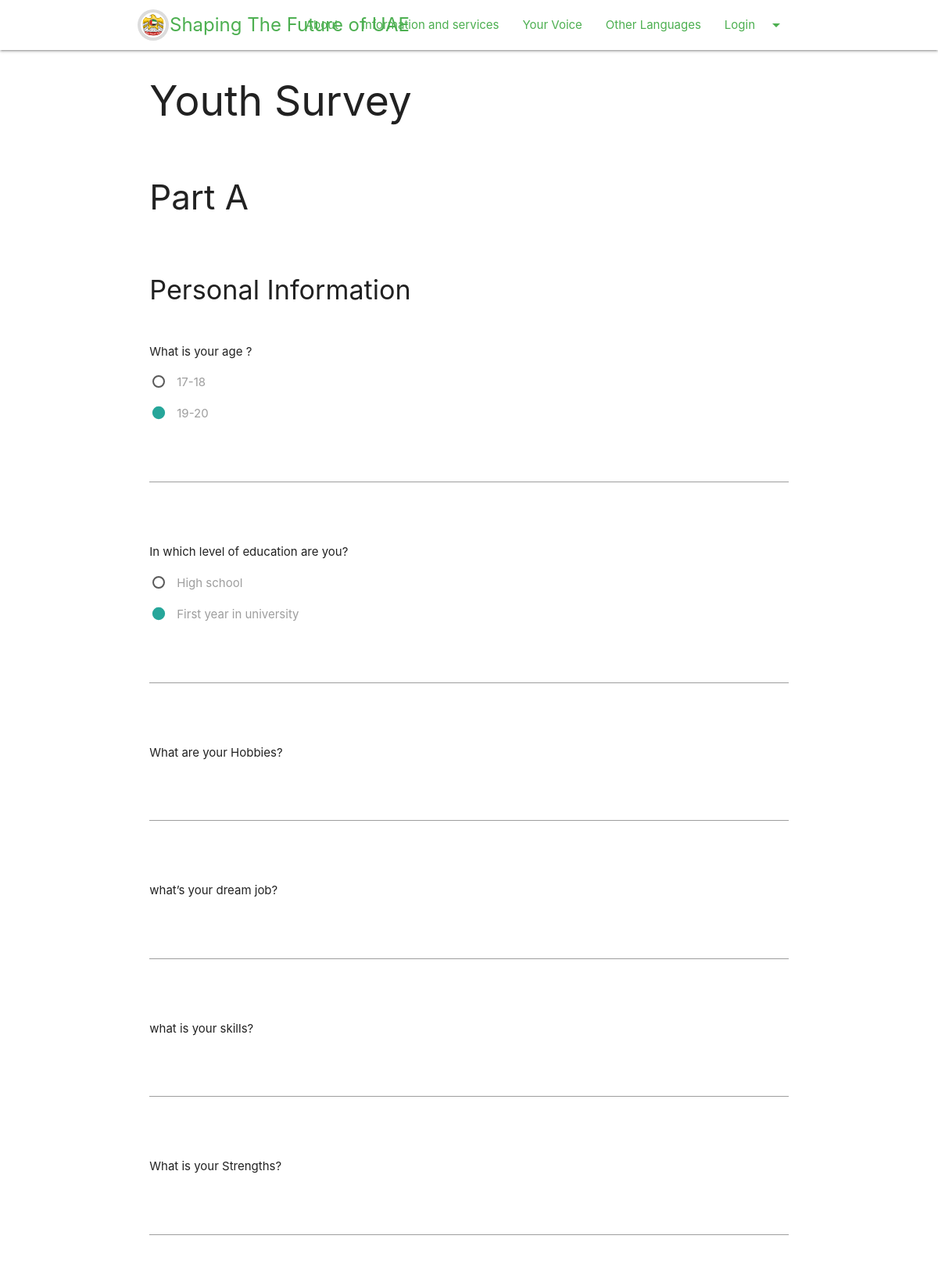
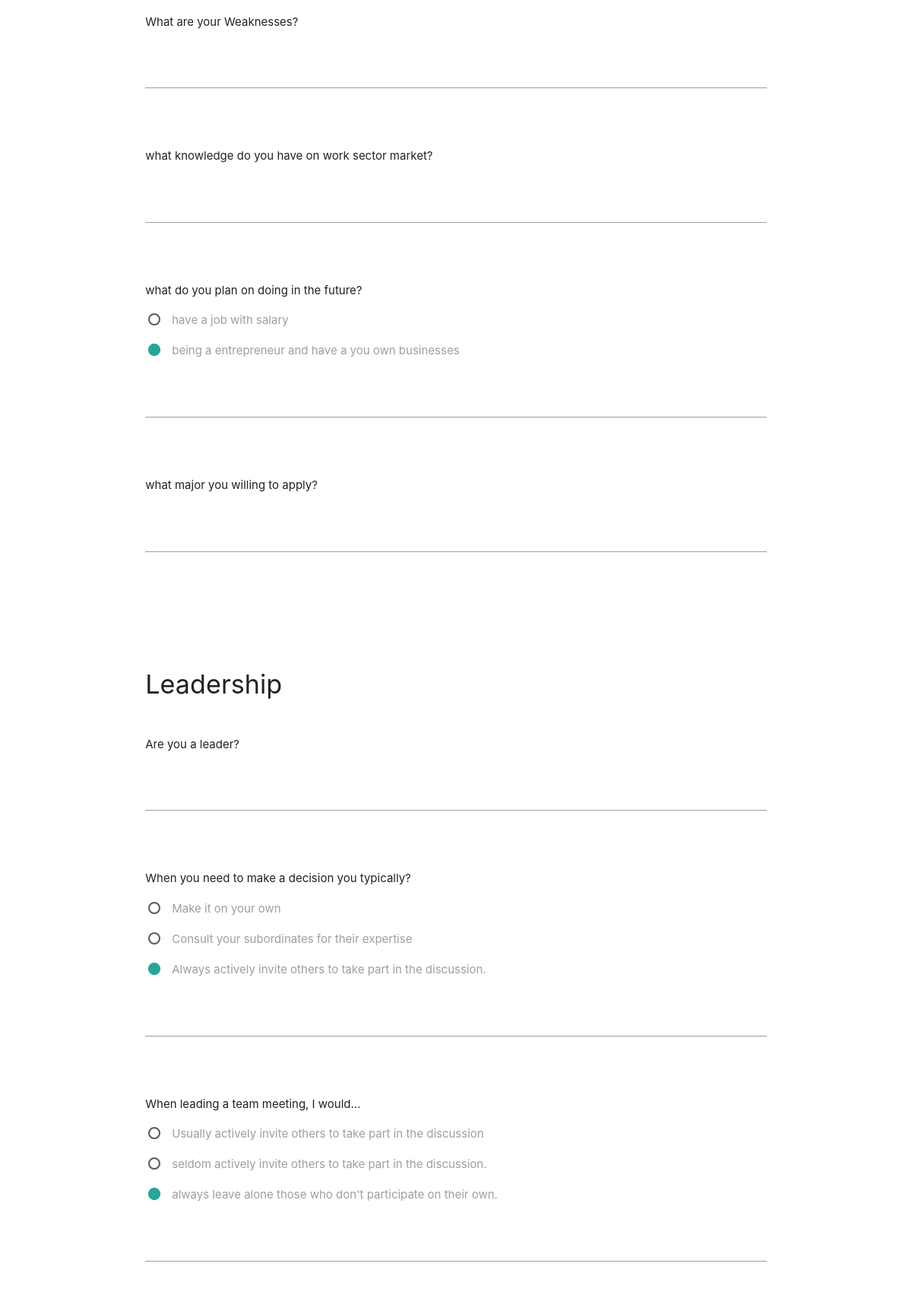
The page /survey (upper part) on the database its author committed (2 pictures, top to bottom).
### opinion_aggregator/models/survey.py (models this page shows, shortened)
class SurveyModel(models.Model):
    short_description = models.CharField(
        _('Short description of the survey, required'),
        max_length=40,
        blank=False,
        null=False,
        unique=True)
    long_description = models.CharField(
        _('Long description of the survey, optional'),
        max_length=255,
        blank=True,
        null=True)
    class Meta:
        verbose_name_plural = "Surveys"

class PartModel(models.Model):
    title = models.CharField(
        _('Name of the part, eg Part A'),
        max_length=40,
        blank=False,
        null=False)
    long_description = models.CharField(
        _('A more detailed description, e.g personal information'),
        max_length=255,
        blank=True,
        null=True)
    survey = models.ForeignKey(
        SurveyModel, related_name='parts',
        on_delete=models.CASCADE,
        null=False, blank=False)
    class Meta:
        verbose_name_plural = "Parts of a survey"
        unique_together = ('title', 'survey')

class SectionModel(models.Model):
    title = models.CharField(
        _('Title of the section: eg personal info'),
        max_length=40,
        blank=False,
        null=False)
    long_description = models.CharField(
        _('Long description of this area'),
        max_length=255,
        blank=True,
        null=True)
    part = models.ForeignKey(
        PartModel, related_name='sections',
        on_delete=models.CASCADE,
        null=False, blank=False)
    class Meta:
        verbose_name_plural = "Sections of the survey"
        unique_together = ('title', 'part')

class QuestionModel(models.Model):
    description = models.CharField(
        _('Description of the question'),
        max_length=400,
        blank=False,
        null=False)
    section = models.ForeignKey(
        SectionModel, related_name='questions',
        on_delete=models.CASCADE,
        null=False, blank=False)
    class Meta:
        verbose_name_plural = "Questions"
        unique_together = ('description', 'section')

class OptionModel(models.Model):
    description = models.CharField(
        _('An answer to a question'),
        max_length=200,
        blank=False,
        null=False)
    question = models.ForeignKey(
        QuestionModel, related_name='options',
        on_delete=models.CASCADE,
        null=False, blank=False)
    class Meta:
        verbose_name_plural = "Options"
        unique_together = ('description', 'question')

### opinion_aggregator/views.py (the view)
# urls.py: path('survey', views.survey, name='survey')
def survey(request):
    surveys = get_surveys()
    survey_parts = get_survey_parts()
    page = request.GET.get('page', 1)
    paginator = Paginator(survey_parts, 1)
    try:
        parts = paginator.page(page)
    except PageNotAnInteger:
        parts = paginator.page(1)
    except EmptyPage:
        parts = paginator.page(paginator.num_pages)
    context = {
        'surveys': surveys,
        'parts': parts
    }
    return render(request, 'survey.html', context)

### opinion_aggregator/dao/survey.py (called while the page is built)
def get_surveys():
    return survey_models.SurveyModel.objects.all()

def get_survey_parts():
    pages = survey_models.PartModel.objects.all()
    return pages

### opinion_aggregator/templates/survey.html (shortened to what this page needs)
{% extends "base.html" %}
{% load static %}
{% block styles %}
    {{ block.super }}
    <link rel="stylesheet" type="text/css" href="{% static 'css/survey.css' %}" />
{% load static %}
{% endblock %}
{% block content %}
<div class="content">
    <div class="row">
        <div class="container">
            {% for survey in surveys %}
            <div class="row">
                <div class="col s12">
                    <h2>{{ survey.short_description }}</h2>
                </div>
            </div>
            {% for part in parts %}
            <div class="row part">
                <form action="#!">
                    <div class="row">
                        <div class="col s12"><h3>{{ part.title }}</h3></div>
                    </div>
                    {% for section in part.sections.all %}
                    <div class="row sections">
                        <div class="row section">
                            <div class="row">
                                <div class="col s12">
                                    <h4>{{ section.title }}</h4>
                                </div>
                            </div>
                            {% for question in section.questions.all %}
                            <div class="row questions">
                                <div class="question">
                                    <div class="col s12">
                                        <p>{{ question.description }}</p>
                                        {% for option in question.options.all %}
                                        <p>
                                            <label>
                                                <span>{{ option.description }}</span>
                                            </label>
                                          </p>
                                        {% endfor %}
                                        <div class="row">
                                            <div class="col s12">
                                                <div class="input-field">
                                                    <input type="text" name="response" id="">
                                                </div>
                                            </div>
                                        </div>
                                    </div>
                                </div>
                            </div>
                            {% endfor %}
                        </div>
                    </div>
                    {% endfor %}
                </form>
            </div>
            {% endfor %}
            {% endfor %}
        </div>
    </div>
</div>
{% endblock %}

### opinion_aggregator/static/css/main.css (style rules this page uses)
body, html { height: 100%; }
body { display: flex; flex-direction: column; }
.content { flex: 1 0 auto; }

### rows shown on the page
SurveyModel: short_description "Youth Survey"
PartModel: title "Part A"
SectionModel: title "Personal Information"
QuestionModel: description "What is your age ?"
OptionModel: description "17-18"
OptionModel: description "19-20"
QuestionModel: description "In which level of education are you?"
OptionModel: description "High school"
OptionModel: description "First year in university"
QuestionModel: description "What are your Hobbies?"
QuestionModel: description "what’s your dream job?"
QuestionModel: description "what is your skills?"
QuestionModel: description "What is your Strengths?"
QuestionModel: description "What are your Weaknesses?"
QuestionModel: description "what knowledge do you have on work sector market?"
QuestionModel: description "what do you plan on doing in the future?"
OptionModel: description "have a job with salary"
OptionModel: description "being a entrepreneur and have a you own businesses"
QuestionModel: description "what major you willing to apply?"
SectionModel: title "Leadership"
QuestionModel: description "Are you a leader?"
QuestionModel: description "When you need to make a decision you typically?"
OptionModel: description "Make it on your own"
OptionModel: description "Consult your subordinates for their expertise"
OptionModel: description "Always actively invite others to take part in the discussion."
QuestionModel: description "When leading a team meeting, I would..."
OptionModel: description "Usually actively invite others to take part in the discussion"
OptionModel: description "seldom actively invite others to take part in the discussion."
OptionModel: description "always leave alone those who don't participate on their own."
